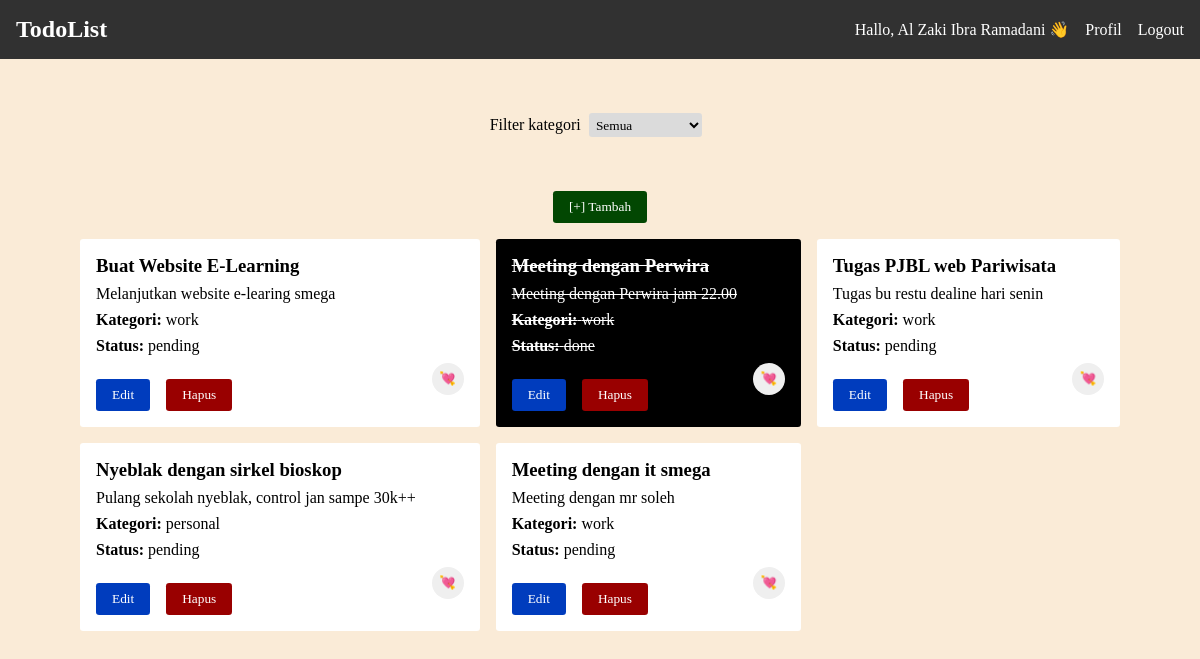
Page / (signed in) on the committed database.
### tables this page shows
CREATE TABLE `user` (
  `id_user` int(11) NOT NULL,
  `username` varchar(100) DEFAULT NULL,
  `password` varchar(255) DEFAULT NULL,
  `name` varchar(255) DEFAULT NULL,
  `email` varchar(255) DEFAULT NULL,
  `birth_date` date DEFAULT NULL
);

CREATE TABLE `todo` (
  `id_todo` int(11) NOT NULL,
  `title` varchar(255) DEFAULT NULL,
  `description` text DEFAULT NULL,
  `created_at` timestamp NOT NULL DEFAULT current_timestamp(),
  `updated_at` timestamp NOT NULL DEFAULT current_timestamp(),
  `status` enum('pending','done') DEFAULT NULL,
  `id_category` int(11) DEFAULT NULL,
  `id_user` int(11) DEFAULT NULL
);

CREATE TABLE `category` (
  `id_category` int(11) NOT NULL,
  `category` varchar(100) DEFAULT NULL
);

### index.php (the view, shortened to what this page needs)
<?php
require "koneksi.php";
$id_user = $_SESSION['id_user'];
if(isset($_GET['category_filter']) && $_GET['category_filter'] != ''){
    $id_category = $_GET['category_filter'];
    $sql = "SELECT todo.*, category.category as category_name FROM todo JOIN category WHERE todo.id_category = category.id_category AND todo.id_category = $id_category AND todo.id_user = $id_user";
    $query = mysqli_query($conn, $sql);
}else{
    $sql = "SELECT todo.*, category.category as category_name FROM todo JOIN category WHERE todo.id_category = category.id_category AND todo.id_user = $id_user";
    $query = mysqli_query($conn, $sql);
}
?>
<!DOCTYPE html>
<html lang="en">
<head>
    <link rel="stylesheet" href="style.css">
</head>
<body>
    <?php require "navbar.php"; ?>
    <main>
    <form method="GET" style="display: flex; gap: 0.5rem; align-items: center; justify-content: center;">
        <label for='category_filter'>Filter kategori</label>
        <select name="category_filter" id="category_filter" style="width: 10%;" onchange="this.form.submit()">
            <option value="">Semua</option>
        </select><br><br>
</form>
    <div style="display: flex; justify-content: center; margin: 1rem 0;">
            <a href="tambah-todo.php"><button class="btn-success" >[+] Tambah</button></a>
        </div>
        <div class="card-container">
            <?php while($row  =  mysqli_fetch_assoc($query)){ ?>
            <div class='card <?= $row['status'] == 'done' ? 'dark' : 'white' ?>'>
            <h3 class='<?= $row['status'] == 'done' ? 'line-through' : '' ?>'><?= $row['title'] ?></h3>
            <p  class='<?= $row['status'] == 'done' ? 'line-through' : '' ?>'><?= $row['description'] ?></p>
            <p  class='<?= $row['status'] == 'done' ? 'line-through' : '' ?>'><b>Kategori:</b> <?= $row['category_name'] ?></p>
            <p  class='<?= $row['status'] == 'done' ? 'line-through' : '' ?>'><b>Status:</b> <?= $row['status'] ?></p>
            <div style="display: flex; justify-content: space-between;">
                <div style='display: flex; gap: 1rem; align-items: center; margin-top: 1rem;'>
                    <a href='edit-todo.php?id_todo=<?= $row['id_todo'] ?>'><button class='btn-primary'>Edit</button></a>
                    <a href='hapus-todo.php?id_todo=<?= $row['id_todo'] ?>'><button class='btn-danger'>Hapus</button></a>
                </div>
                <div>
                    <a href="add-to-wishlist.php?id_todo=<?= $row['id_todo'] ?>"><button style="border-radius: 100%; width: 2rem; height: 2rem; display: flex; justify-content: center;">💘</button></a>
                </div>
            </div>
            </div>
            <?php } ?>
        </div>
    </main>
</body>
</html>

### navbar.php
<?php
include "koneksi.php";
$queryuser = mysqli_query($conn, "SELECT * FROM `user` where `id_user` = '$id_user'");
$user = mysqli_fetch_assoc($queryuser);
$name = $user['name'];
?>
<nav>
    <h2>TodoList</h2>
    <div class="nav-menu">
        <?php
        if(!isset($id_user) && $id_user == ''){
            echo "<a href='login.php'>Login</a>";
        }else{
            echo "Hallo, $name 👋";
            echo "<a href='profil.php'>Profil</a>";
                echo "<a href='logout.php'>Logout</a>";
        }
        ?>
    </div>
</nav>

### style.css (style rules this page uses)
* { padding: 0; margin: 0; font-family: 'Franklin Gothic'; }
body { background-color: antiquewhite; }
main { padding-top: 1rem; }
a { text-decoration: none; color: white; }
nav { display: flex; justify-content: space-between; align-items: center; background-color: #313131; color: white; padding: 1rem; }
.nav-menu { display: flex; gap: 1rem; align-items: center; }
button { border: none; padding: 0.5rem 1rem; border-radius: 0.2rem; cursor: pointer; }
.btn-primary { background-color: rgb(0, 60, 189); color: white; }
.btn-success { background-color: rgb(2, 71, 2); color: white; }
.btn-danger { background-color: rgb(153, 0, 0); color: white; }
select { border: none; background: rgb(219, 219, 219); border-radius: 0.2rem; padding: 0.2rem ; min-width: 10%; width: 100%; }
.card-container { display: grid; grid-template-columns: auto auto auto; gap: 1rem; padding: 0 5rem; }
.card { padding: 1rem; background: white; border-radius: 0.2rem; display: grid; row-gap: 0.5rem; }
form { display: grid; row-gap: 1rem; padding: 2rem; }
.dark { background: #000; color: white; }
.white { background: white; }
.line-through { text-decoration: line-through; }

### rows in the picture
user: name "Al Zaki Ibra Ramadani"
todo: title "Buat Website E-Learning", description "Melanjutkan website e-learing smega", id_category.category "work", status "pending"
todo: title "Meeting dengan Perwira", description "Meeting dengan Perwira jam 22.00", id_category.category "work", status "done"
todo: title "Tugas PJBL web Pariwisata", description "Tugas bu restu dealine hari senin", id_category.category "work", status "pending"
todo: title "Nyeblak dengan sirkel bioskop", description "Pulang sekolah nyeblak, control jan sampe 30k++", id_category.category "personal", status "pending"
todo: title "Meeting dengan it smega", description "Meeting dengan mr soleh", id_category.category "work", status "pending"
